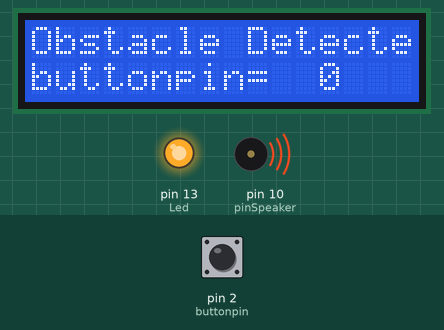
This sketch was run on a simulated Arduino Uno, built with avr-gcc and run on an emulated ATmega328P. Parts: 16×2 character LCD, output pins drawn as LEDs (lit = HIGH), buzzer (waves = sounding). The inputs (shaded band) are chosen by the test bench; at power-on: pin 2 (buttonpin) LOW.

Above: at 1.3 s.
1.4 s: pin 2 (buttonpin) pulled HIGH for 0.25 s
At 1.6 s:
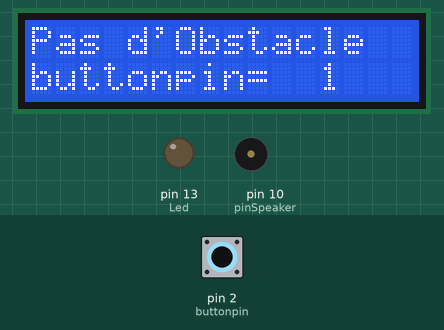
3.2 s: pin 2 (buttonpin) pulled HIGH for 1 s
At 4.7 s:
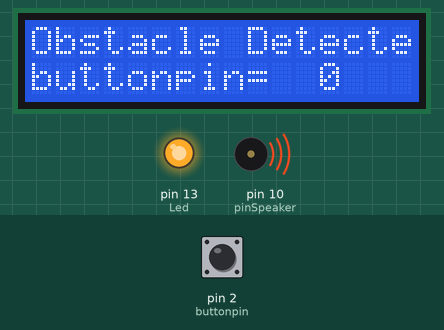
5.7 s: pin 2 (buttonpin) pulled HIGH for 3.2 s
At 7.2 s:
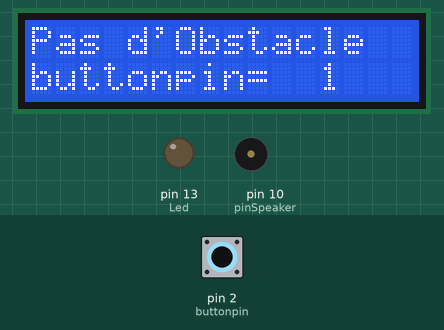
10.4 s: pin 2 (buttonpin) driven HIGH
At 10.85 s:
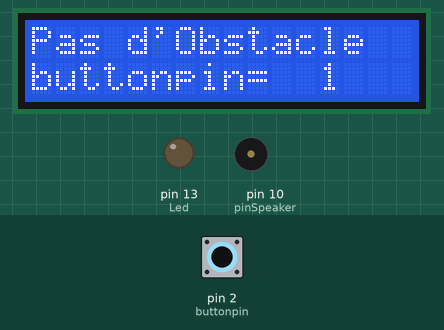
13.4 s: pin 2 (buttonpin) driven LOW
At 14.7 s:
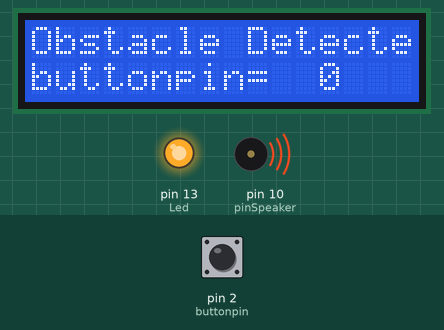
15.0 s: pin 2 (buttonpin) driven HIGH
At 16.2 s:
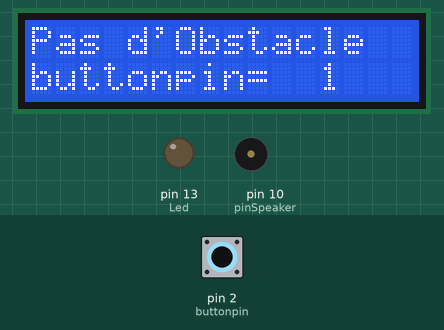
Timing chart, 0 to 18.0 s (numbered marks = the images above; inputs shaded):
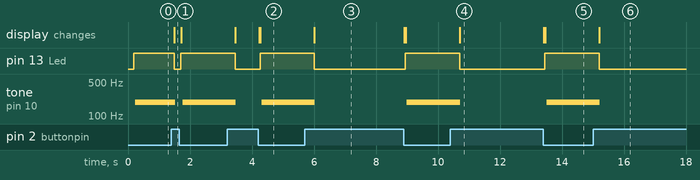

The sketch:

EvitObstacleIR1.ino
```cpp
int Led = 13 ;// define LED Interface
int buttonpin = 2; // define the obstacle avoidance sensor interface
int pinSpeaker = 10;           //Set up a speaker on a PWM pin (digital 9, 10, or 11)

int pirState = LOW;             // we start, assuming no motion detected


//I2C LCD:
#include <Wire.h> // Comes with Arduino IDE
#include <LiquidCrystal_I2C.h>

// Set the LCD I2C address
LiquidCrystal_I2C lcd(0x3F, 16, 2); // set the LCD address to 0x3F for a 16 chars and 2 line display


void setup ()
{
   lcd.begin(16, 2);
  lcd.init(); // initialize the lcd
  // Print a message to the LCD.
  lcd.backlight();
  lcd.setCursor(0, 0);
  lcd.print("Capteur 20cm max");
  lcd.setCursor(1, 1);
  lcd.print("> Obstacles <");
  // *******************************************************************
     pinMode (Led, OUTPUT) ;// define LED as output interface
     pinMode (buttonpin, INPUT) ;// define the obstacle avoidance sensor output interface
     pinMode (pinSpeaker, OUTPUT);
}
void loop ()
{
  pirState = LOW;
       playTone(0, 0);

     if (digitalRead (buttonpin) == HIGH) // When the obstacle avoidance sensor detects a signal, LED goes on.
     {
     //-----------------------------------------------
      lcd.clear();
      // set the cursor to (0,0):
      lcd.setCursor(0, 0);
      lcd.print("Pas d'Obstacle");
      lcd.setCursor(0, 1);
      lcd.print("buttonpin=  ");
      lcd.print(digitalRead (buttonpin));
      //lcd.print(" sec");
      //-----------------------------------------------


       digitalWrite (Led, LOW);
       pirState = LOW;
       playTone(0, 0);

     }
     else
     {
     //-----------------------------------------------
      lcd.clear();
      // set the cursor to (0,0):
      lcd.setCursor(0, 0);
      lcd.print("Obstacle Detected");
      lcd.setCursor(0, 1);
      lcd.print("buttonpin=  ");
      lcd.print(digitalRead (buttonpin));
      //lcd.print(" sec");
      //-----------------------------------------------

     digitalWrite (Led, HIGH);
       pirState = HIGH;
       playTone(400, 190);


     }
}

// duration in mSecs, frequency in hertz
void playTone(long duration, int freq) {
    duration *= 1000;
    int period = (1.0 / freq) * 1000000;
    long elapsed_time = 0;
    while (elapsed_time < duration) {
        digitalWrite(pinSpeaker,HIGH);
        delayMicroseconds(period / 2);
        digitalWrite(pinSpeaker, LOW);
        delayMicroseconds(period / 2);
        elapsed_time += (period);
    }
}
```

Measured:
- after the input at 1.4 s, pin 13 (Led): HIGH → LOW after 0.10 s, → HIGH 0.21 s later; tone on pin 10 (pinSpeaker): 190 Hz → silent after 0.12 s, → 190 Hz 0.24 s later; the display: changes after 0.10 s (image 1)
- after the input at 3.2 s, pin 13 (Led): HIGH → LOW after 0.26 s, → HIGH 0.80 s later; tone on pin 10 (pinSpeaker): 190 Hz → silent after 0.28 s, → 190 Hz 0.83 s later; the display: first changes after 0.26 s (image 2 shows a later state)
- after the input at 5.7 s, pin 13 (Led): HIGH → LOW after 0.31 s, → HIGH 2.9 s later; tone on pin 10 (pinSpeaker): 190 Hz → silent after 0.33 s, → 190 Hz 3.0 s later; the display: changes after 0.31 s (image 3)
- after the input at 10.4 s, pin 13 (Led): HIGH → LOW after 0.29 s; tone on pin 10 (pinSpeaker): 190 Hz → silent after 0.31 s; the display: changes after 0.29 s (image 4)
- after the input at 13.4 s, pin 13 (Led): LOW → HIGH after 0.05 s; tone on pin 10 (pinSpeaker): silent → 190 Hz after 0.10 s; the display: first changes at once (image 5 shows a later state)
- after the input at 15.0 s, pin 13 (Led): HIGH → LOW after 0.20 s; the display: changes after 0.20 s (image 6)
